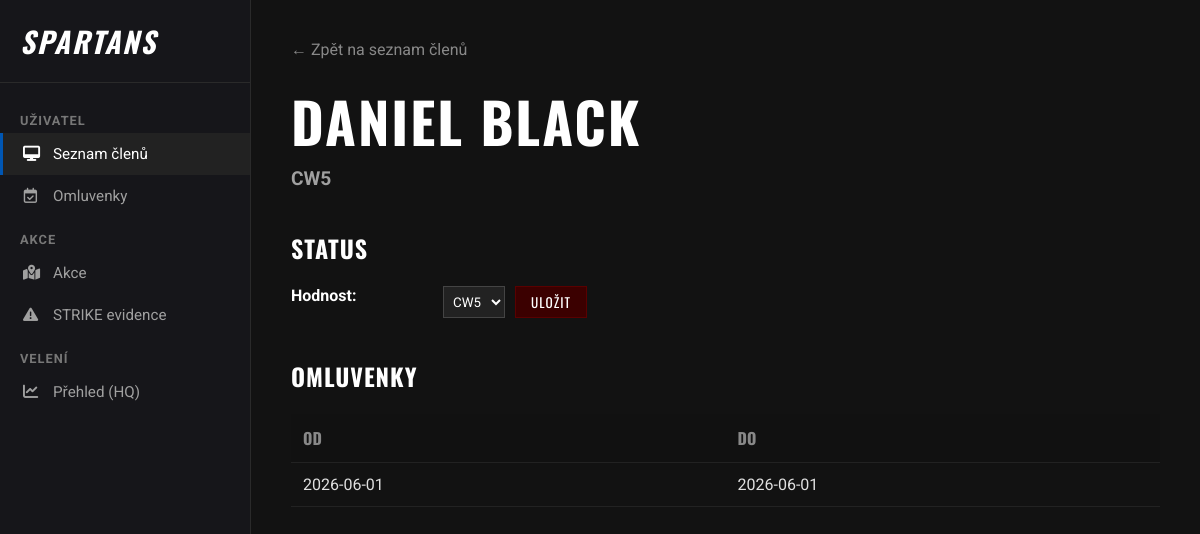
The app's page /profil/3 with its own data.
### app.py (models this page shows)
class Clen(db.Model):
    id = db.Column(db.Integer, primary_key=True)
    jmeno = db.Column(db.String(50), nullable=False)
    hodnost_id = db.Column(db.Integer, db.ForeignKey('hodnost.id'), nullable=False)
    hodnost = db.relationship('Hodnost')

class Hodnost(db.Model):
    id = db.Column(db.Integer, primary_key=True)
    nazev = db.Column(db.String(50), nullable=False)

class Omluvenka(db.Model):
    id = db.Column(db.Integer, primary_key=True)
    datum_od = db.Column(db.Date, nullable=False)
    datum_do = db.Column(db.Date, nullable=False)
    clen_id = db.Column(db.Integer, db.ForeignKey('clen.id'), nullable=False)
    clen = db.relationship('Clen', backref='vsechny_omluvenky')

### app.py (the view)
@app.route('/profil/<int:id>')
def profil(id):
    vybrany_clen = Clen.query.get_or_404(id)
    omluvenky_clena = Omluvenka.query.filter_by(clen_id=id).all()
    hodnosti_z_db = Hodnost.query.all()
    return render_template('profil.html', clen=vybrany_clen, omluvenky=omluvenky_clena, hodnosti=hodnosti_z_db)

### templates/profil.html (shortened to what this page needs)
<!DOCTYPE html>
<html lang="cs">
<head>
    <link rel="stylesheet" href="https://cdnjs.cloudflare.com/ajax/libs/font-awesome/6.4.0/css/all.min.css">
    <link rel="stylesheet" href="{{ url_for('static', filename='profil.css') }}">
</head>
<body>
    <div class="sidebar">
      <div class="sidebar-brand">
        <i> SPARTANS</i>
      </div>
      <div class="sidebar-category">Uživatel</div>
      <div class="sidebar-nav">
        <a href="/" class="active"
          ><i class="fa-solid fa-desktop"></i> Seznam členů</a
        >
        <a href="/omluvenky"
          ><i class="fa-regular fa-calendar-check"></i> Omluvenky</a
        >
      </div>
      <div class="sidebar-category">Akce</div>
      <div class="sidebar-nav">
        <a href="/akce"><i class="fa-solid fa-map-location-dot"></i> Akce </a>
        <a href="/strike"><i class="fa-solid fa-triangle-exclamation"></i> STRIKE evidence</a>
      </div>
      <div class="sidebar-category">Velení</div>
      <div class="sidebar-nav">
          <a href="/dashboard"><i class="fa-solid fa-chart-line"></i> Přehled (HQ)</a>
      </div>
    </div>
    <div class="main-content">
        <a href="/" style="color: #888; text-decoration: none; margin-bottom: 20px; display: inline-block;">← Zpět na seznam členů</a>
        <div class="container">
            <div class="left-column">
                <h1>{{ clen.jmeno }}</h1>
                <div class="subtitle">{{ clen.hodnost.nazev }}</div>
                <h2>Status</h2>
                <div style="display: grid; grid-template-columns: 140px 1fr; gap: 12px; margin-bottom: 30px;">
                    <div style="font-weight: bold; color: #fff;">Hodnost:</div>
                    <div>
                        <form action="/zmenit_hodnost/{{ clen.id }}" method="POST" style="display: flex; gap: 10px; margin: 0;">
                            <select name="hodnost" style="padding: 5px;">
                                {% for h in hodnosti %}
                                    <option value="{{ h.id }}" {% if clen.hodnost_id == h.id %}selected{% endif %}>{{ h.nazev }}</option>
                                {% endfor %}
                            </select>
                            <button type="submit" style="padding: 5px 15px;">Uložit</button>
                        </form>
                    </div>
                </div>
                <h2>Omluvenky</h2>
                <table>
                    <tr>
                        <th>Od</th>
                        <th>Do</th>
                    </tr>
                    {% for omluvenka in omluvenky %}
                    <tr>
                        <td>{{ omluvenka.datum_od }}</td>
                        <td>{{ omluvenka.datum_do }}</td>
                    </tr>
                    {% else %}
                    <tr>
                        <td colspan="2" style="color: #555; font-style: italic;">Žádné aktivní omluvenky.</td>
                    </tr>
                    {% endfor %}
                </table>
            </div>
        </div>
    </div>
</body>
</html>

### static/profil.css (style rules this page uses)
body { background-color: #121212; color: #e0e0e0; font-family: 'Roboto', sans-serif; margin: 0; padding: 0; display: flex; min-height: 100vh; }
.sidebar { width: 250px; background-color: #16161a; border-right: 1px solid #2a2a2a; display: flex; flex-direction: column; padding-top: 20px; flex-shrink: 0; }
.sidebar-brand { color: #fff; font-family: 'Oswald', sans-serif; font-size: 1.8rem; font-weight: bold; letter-spacing: 2px; padding: 0 20px 20px 20px; border-bottom: 1px solid #2a2a2a; margin-bottom: 15px; display: flex; align-items: center; gap: 10px; }
.sidebar-category { color: #777; font-size: 0.8rem; text-transform: uppercase; font-weight: bold; margin: 15px 20px 5px 20px; letter-spacing: 1px; }
.sidebar-nav { display: flex; flex-direction: column; }
.sidebar-nav a { color: #a0a0a0; text-decoration: none; padding: 12px 20px; display: flex; align-items: center; gap: 15px; font-size: 0.95rem; transition: all 0.2s; border-left: 3px solid transparent; }
.sidebar-nav a.active { background-color: #222; color: #fff; border-left-color: #0056b3; }
.sidebar-nav a i { width: 15px; text-align: center; }
.main-content { flex: 1; padding: 40px; background-color: #121212; box-sizing: border-box; }
.container { max-width: 1200px; margin: 0 auto; display: flex; gap: 60px; flex-wrap: wrap; }
.left-column { flex: 1; min-width: 300px; }
h1 { font-family: 'Oswald', sans-serif; font-size: 3.5rem; margin: 0; text-transform: uppercase; color: #ffffff; letter-spacing: 2px; }
.subtitle { font-size: 1.2rem; font-weight: bold; color: #a0a0a0; margin-top: 5px; margin-bottom: 15px; }
h2 { font-family: 'Oswald', sans-serif; font-size: 1.5rem; text-transform: uppercase; letter-spacing: 1px; color: #fff; margin-top: 40px; margin-bottom: 20px; }
input, select, button { background-color: #222; color: #fff; border: 1px solid #444; padding: 10px 15px; font-family: 'Roboto', sans-serif; }
button { background-color: #3b0000; border: 1px solid #5a0000; cursor: pointer; font-family: 'Oswald', sans-serif; text-transform: uppercase; letter-spacing: 1px; transition: background 0.2s; }
table { width: 100%; border-collapse: collapse; margin-top: 10px; }
th, td { padding: 12px; text-align: left; border-bottom: 1px solid #222; }
th { background-color: #111; font-family: 'Oswald', sans-serif; color: #888; text-transform: uppercase; }

### records on screen
Clen: jmeno "DANIEL BLACK", hodnost "CW5"
Hodnost: hodnost.nazev "CW5"
Omluvenka: datum_od "2026-06-01", datum_do "2026-06-01"
